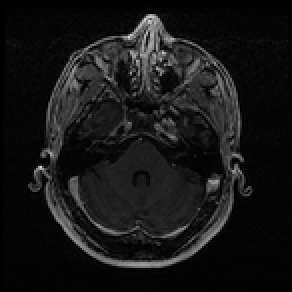
%> input picture HW5/mr1.png, 146 x 146 px, shrunk from 256 x 256 before the run (shown 2 times larger)
$ octave HW5_Problem1_main.m   (GNU Octave 9; MATLAB toolbox functions it lacks are replaced by stand-ins)
%> lines starting %> are read from the running program, lines starting %| are printed output that depends on the picture; in (x1, y1, x2, y2) boxes, pixels count from 0 and x2, y2 are one past the last pixel; in counts of white or black regions, pixels touching at a corner belong together; the program's own positions count from 1
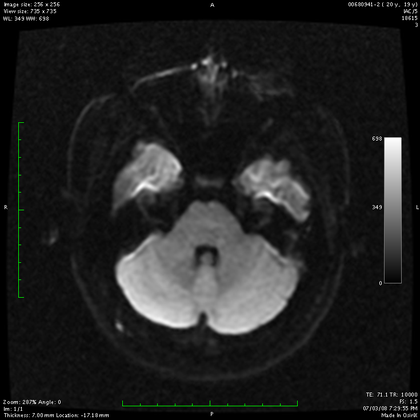
%> input picture HW5/mr2.png, 420 x 420 px, shrunk from 735 x 735 before the run
### HW5/thresholdImage.m

%Pratap Luitel
%ENGS 111
%Pratap Luitel
%HW5, Problem 1
%
%This function thresholds the given test and reference images
%based on the max and min values in them

function [imTest,imRef] = thresholdImage(imTest,imRef)

            bw1=im2bw(imRef,40/255);    % Threshold Reference image
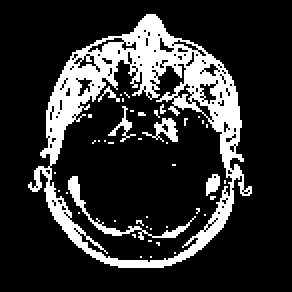
%> bw1: size 146x146 logical (shown 2 times larger); 18.4% white; 45 white regions (39 under 20 px), largest, box (x1, y1, x2, y2) and area: (14, 7, 126, 134) 3392, (34, 88, 98, 120) 216, (71, 59, 89, 71) 91, (54, 53, 68, 71) 59, (103, 87, 110, 98) 52, (49, 43, 60, 51) 26
            bw2=im2bw(imTest,40/255);   % Threshold Test image
            bw=bitor(bw1,bw2);
            [rr, cc]=find(bw==1);        % Find the indices for non-0 pixels
%> rr = 3930 values from 8 to 134; cc = 3930 values from 15 to 126
            rmin=min(rr);
%> rmin = 8
            rmax=max(rr);
%> rmax = 134
            cmin=min(cc);
%> cmin = 15
            cmax=max(cc);
%> cmax = 126
            imTest(rmax:end,:)=[];      % Remove from the bottom
            imTest(1:rmin,:)=[];        % Remove from the top
%> imTest: size 125x146 double
            imTest(:,cmax:end)=[];      % Remove from the right
%> imTest: size 125x125 double
            imTest(:,1:cmin)=[];        % Remove from the left
%> imTest: size 125x110 double
            % Repeat same cropping on the reference image
            imRef(rmax:end,:)=[];       % Remove from the bottom
            imRef(1:rmin,:)=[];         % Remove from the top
            imRef(:,cmax:end)=[];       % Remove from the right
            imRef(:,1:cmin)=[];         % Remove from the left

end

### HW5/joint_h.m
%Pratap Luitel
%ENGS 111
%Pratap Luitel
%
%This function computes and returns a joint histogram from two images
%of same size. The input images should be of type double, else an error
%will be thrown.

function h=joint_h(image_1,image_2)

if ~(isa(image_1,'double') && isa(image_2,'double'))
    error('Input images must be of type double\n');
elseif ((max(image_1(:)) > 1) || (max(image_2(:)) > 1))
    error('Maximum value exceed 1 in image matrix\n');
elseif ((max(image_1(:)) < 0) || (max(image_2(:)) < 0))
    error('Minimum value is less than 0 in image matrix\n');
end


rows=size(image_1,1);
%> rows = 125
cols=size(image_1,2);
%> cols = 110

noOfBins=100;

h=zeros(noOfBins,noOfBins);

%bins
bins = 0:(1/noOfBins):1;

%the last bin(11th) includes any number equal to one
%so have all the elements less than 1
image_1(image_1 > 0.95) = 0.95;
image_2(image_2 > 0.95) = 0.95;
%find which bin each element in x falls to
[~,binIndexImg1] = histc(image_1,bins); %image1
[~,binIndexImg2] = histc(image_2,bins); %image2


for i=1:noOfBins;    %  col
  for j=1:noOfBins;   %   rows
    h(binIndexImg1(i,j),binIndexImg2(i,j))=...
        h(binIndexImg1(i,j),binIndexImg2(i,j))+1;
  end
end
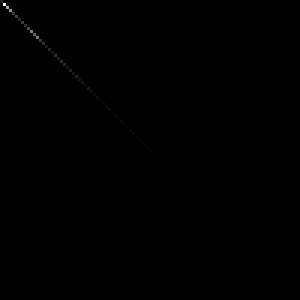
%> h: size 100x100 double (shown 3 times larger); min 0, max 1252, mean 1; drawn with min black and max white

### HW5/micomp.m
%Pratap Luitel
%ENGS 111
%HW 5, Problem 1
%
%This function takes two images, computes and returns
%the mutual information based on the joint entropy function
%joint_h.m
%
%Note: Code adapted from ENGS 111 at Dartmouth, Spring 15(Professor Hartov)
%

function [MI, jointHist]=MI2(image_1,image_2)

jointHist=joint_h(image_1,image_2); % calculating joint histogram for two images
jointHist=jointHist/sum(jointHist(:)); % normalized joint histogram
y_marg=sum(jointHist,2); %sum of the rows of normalized joint histogram
%> y_marg = 100 values, max 0.125 at index 2, min 0 at index 65, mean 0.01
x_marg=sum(jointHist);%sum of columns of normalized joint histogran
%> x_marg has the same summary as y_marg

index=find(y_marg~=0);  % Avoid computing log(0)
%> index = 81 values from 1 to 88
Hy=-sum(y_marg(index) .* log2(y_marg(index)));
%> Hy = 5
index=find(x_marg~=0);
Hx=-sum(x_marg(index) .* log2(x_marg(index)));
%> Hx = 5
h_xy = -sum(sum(jointHist.*(log2(jointHist+(jointHist==0))))); % joint entropy
%> h_xy = 5
MI = Hx + Hy - h_xy;% Mutual information
%> MI = 5

### HW5/HW5_Problem1_main.m
%Pratap Luitel
%ENGS 111
%HW 5, Problem 1
%
%This script loads im1.png and mr2.png, converts them to type double,
%calls micomp function and plots the output of the function.
%
%
filename1 = 'mr1.png';
filename2 = 'mr2.png';

image_1 = im2double(imread(filename1)); %convert to double
image_2 = im2double(imread(filename2)); %convert to double

%===================================================
%shift = 0, rotation = 0
 a = 0;r = 0 ; c = 0;
 imTest = imrotate(image_1,a,'nearest','crop');
 imTest = circshift(imTest,[r c]);

[imTest,imRef] = thresholdImage(imTest,image_1);
[val,jointHist1] = micomp(imTest,imRef);
%> val = 5

%overlapping images
subplot(3,2,1)
imshow(imfuse(imRef,imTest));
title(['MI=' num2str(val) ', r=' num2str(r) ', c=' num2str(c) ', a=' num2str(a)]);

subplot(3,2,2)
idx=find(jointHist1>0.00001);
%> idx = 81 values from 1 to 8788
hh=jointHist1;
hh(idx)=1;
%> hh: size 100x100 double; values 0 (black) and 1 (white), 0.81% white in thin lines or dots, all inside (x1, y1, x2, y2) = (0, 0, 88, 88)
imshow(hh,[]);
title('Joint PDF Im1 & Im1');
%==============================================

%===================================================
%shift = 0, rotation = 5
 a = 5;r = 0 ; c = 0;
 imTest = imrotate(image_1,a,'nearest','crop');
%> imTest: size 146x146 double
 imTest = circshift(imTest,[r c]);

[imTest,imRef] = thresholdImage(imTest,image_1);
%> in thresholdImage (call 2), `bw2=im2bw(imTest,40/255);`: bw2: size 146x146 logical; 18.5% white; 44 white regions (39 under 20 px), largest, box (x1, y1, x2, y2) and area: (16, 7, 128, 135) 3422, (36, 91, 101, 120) 222, (76, 58, 89, 70) 78, (54, 54, 67, 72) 57, (104, 84, 112, 95) 52
%> in thresholdImage (call 2), `bw=bitor(bw1,bw2);`: bw: size 146x146 logical; 24% white; 39 white regions (36 under 20 px), largest, box (x1, y1, x2, y2) and area: (14, 7, 128, 135) 4613, (34, 88, 101, 121) 333, (54, 53, 68, 72) 86
[val,jointHist1] = micomp(imTest,imRef);
%> val = 0.951

%overlapping images
subplot(3,2,3)
imshow(imfuse(imRef,imTest));
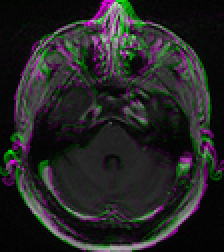
%> displayed picture: size 126x112x3, on the screen's scale of 0 to 255 (shown 2 times larger); mean R, G, B 36.8, 36.8, 36.8
title(['MI=' num2str(val) ', r=' num2str(r) ', c=' num2str(c) ', a=' num2str(a)]);

subplot(3,2,4)
idx=find(jointHist1>0.00001);
%> idx = 1954 values from 1 to 8733
hh=jointHist1;
hh(idx)=1;
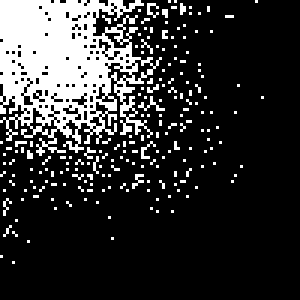
%> hh: size 100x100 double (shown 3 times larger); values 0 (black) and 1 (white), 19.5% white; 196 white regions (195 under 20 px), largest, box (x1, y1, x2, y2) and area: (0, 0, 54, 52) 1596
imshow(hh,[]);
title('Joint PDF (Im1, rot. Im1)');
%==============================================


%===================================================
%shift = 10,10, rotation = 15
 a = 15;r = 10 ; c = 10;
 imTest = imrotate(image_1,a,'nearest','crop');
%> imTest: size 146x146 double
 imTest = circshift(imTest,[r c]);

[imTest,imRef] = thresholdImage(imTest,image_1);
%> in thresholdImage (call 3), `bw2=im2bw(imTest,40/255);`: bw2: size 146x146 logical; 18.4% white; 40 white regions (34 under 20 px), largest, box (x1, y1, x2, y2) and area: (30, 18, 140, 146) 3416, (50, 106, 97, 131) 166, (84, 66, 98, 79) 88, (63, 66, 77, 84) 62, (117, 87, 124, 99) 51, (98, 111, 116, 126) 50
%> in thresholdImage (call 3), `bw=bitor(bw1,bw2);`: bw: size 146x146 logical; 30.2% white; 39 white regions (37 under 20 px), largest, box (x1, y1, x2, y2) and area: (14, 7, 140, 146) 6316, (103, 87, 110, 98) 52
%> in thresholdImage (call 3), `[rr, cc]=find(bw==1);`: rr = 6447 values from 8 to 146; cc = 6447 values from 15 to 140
%> in thresholdImage (call 3), `rmax=max(rr);`: rmax = 146
%> in thresholdImage (call 3), `cmax=max(cc);`: cmax = 140
%> in thresholdImage (call 3), `imRef(:,1:cmin)=[];`:
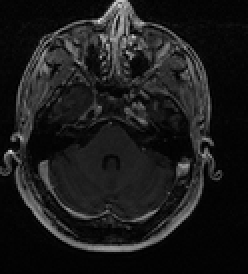
%> imRef: size 137x124 double (shown 2 times larger); min 0, max 0.871, mean 0.107; mean of the top-left, top-right, bottom-left and bottom-right quarters 0.138, 0.111, 0.101, 0.0786
[val,jointHist1] = micomp(imTest,imRef);
%> val = 0.473

%overlapping images
subplot(3,2,5)
imshow(imfuse(imRef,imTest));
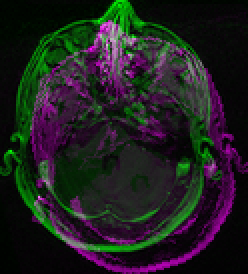
%> displayed picture: size 137x124x3, on the screen's scale of 0 to 255 (shown 2 times larger); mean R, G, B 31.2, 31.3, 31.2
title(['MI=' num2str(val) ', r=' num2str(r) ', c=' num2str(c) ', a=' num2str(a)]);

subplot(3,2,6)
idx=find(jointHist1>0.00001);
%> idx = 1818 values from 1 to 8702
hh=jointHist1;
hh(idx)=1;
imshow(hh,[]);
set(gca,'ydir','reverse')
%set(gca,'YDir','reverse');
axis on
title('Joint PDF (Im1, rot. shifted Im1)');
%==============================================
